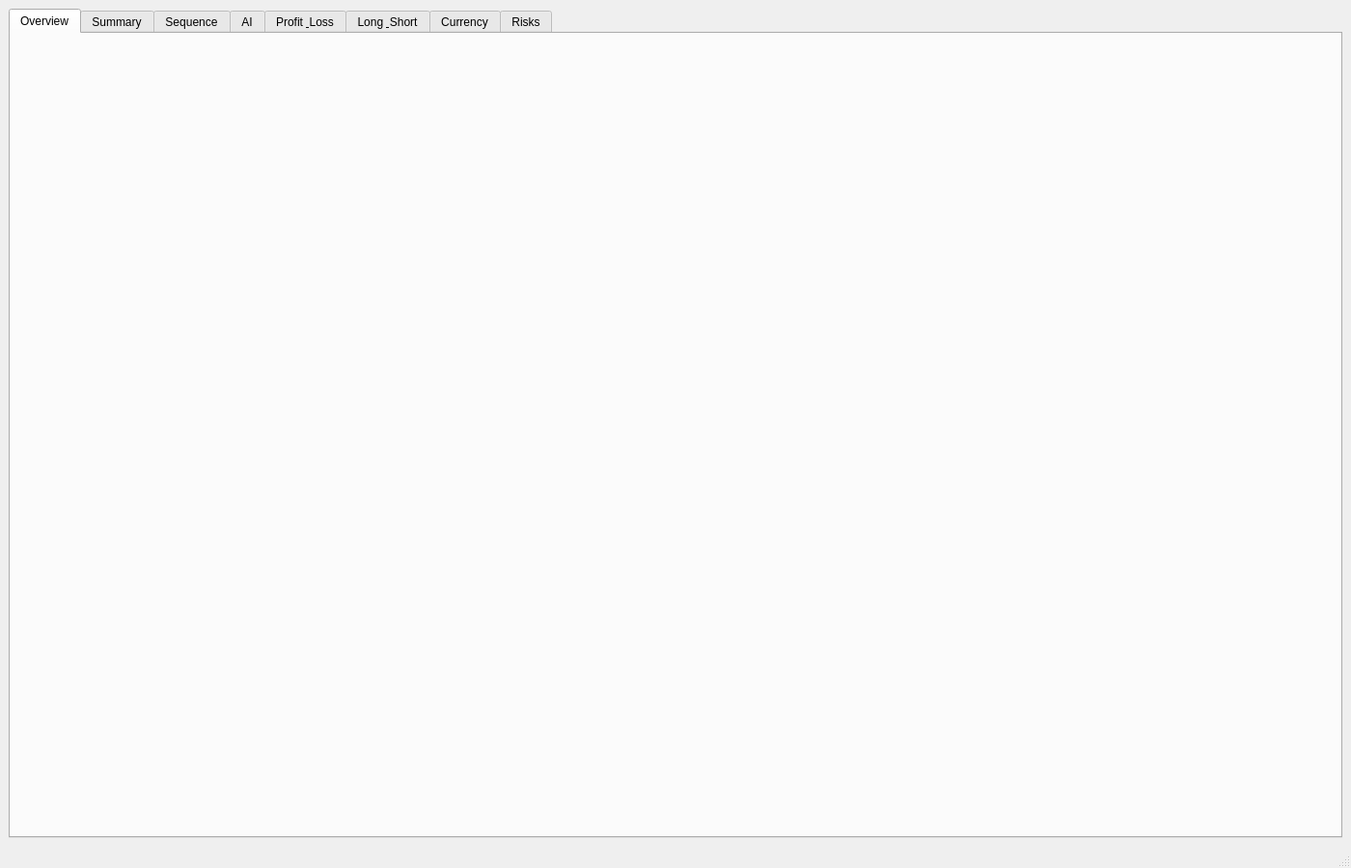
<?xml version="1.0" encoding="UTF-8"?>
<ui version="4.0">
 <class>MainWindow</class>
 <widget class="QMainWindow" name="MainWindow">
  <property name="geometry">
   <rect>
    <x>100</x>
    <y>100</y>
    <width>1400</width>
    <height>900</height>
   </rect>
  </property>
  <property name="windowTitle">
   <string>Trading Dashboard</string>
  </property>
  <widget class="QWidget" name="centralwidget">
   <layout class="QVBoxLayout" name="verticalLayout">
    <item>
     <widget class="QTabWidget" name="tabWidget">
      <property name="currentIndex">
       <number>0</number>
      </property>
      <widget class="QWidget" name="tab_overview">
       <attribute name="title">
        <string>Overview</string>
       </attribute>
      </widget>
      <widget class="QWidget" name="tab_summary">
       <attribute name="title">
        <string>Summary</string>
       </attribute>
      </widget>
      <widget class="QWidget" name="tab_sequence">
       <attribute name="title">
        <string>Sequence</string>
       </attribute>
      </widget>
      <widget class="QWidget" name="tab_ai">
       <attribute name="title">
        <string>AI</string>
       </attribute>
      </widget>
      <widget class="QWidget" name="tab_profit_loss">
       <attribute name="title">
        <string>Profit &amp; Loss</string>
       </attribute>
      </widget>
      <widget class="QWidget" name="tab_long_short">
       <attribute name="title">
        <string>Long &amp; Short</string>
       </attribute>
      </widget>
      <widget class="QWidget" name="tab_currency">
       <attribute name="title">
        <string>Currency</string>
       </attribute>
      </widget>
      <widget class="QWidget" name="tab_risks">
       <attribute name="title">
        <string>Risks</string>
       </attribute>
      </widget>
     </widget>
    </item>
   </layout>
  </widget>
  <widget class="QStatusBar" name="statusbar"/>
 </widget>
 <resources/>
 <connections/>
</ui> 
